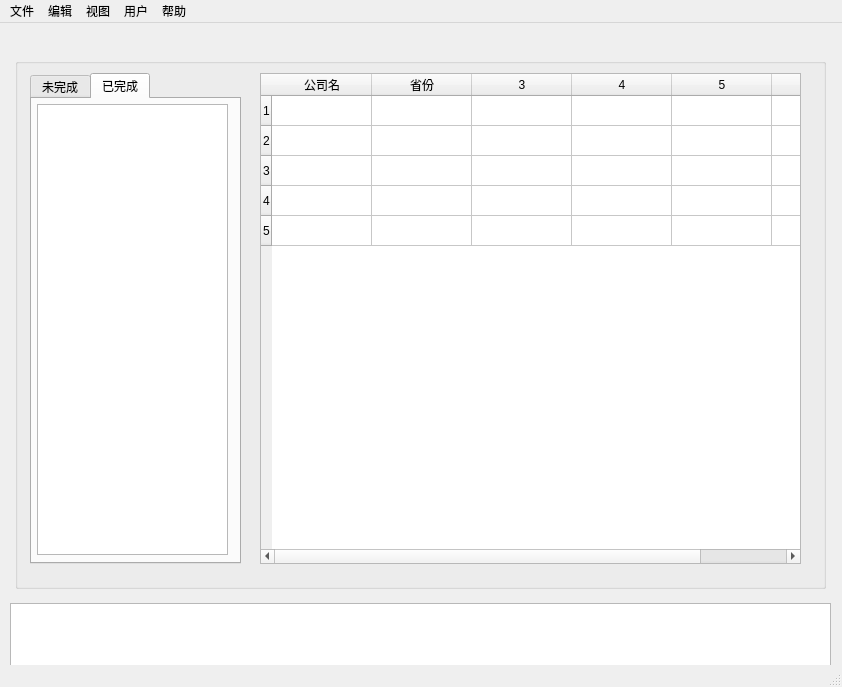
<?xml version="1.0" encoding="UTF-8"?>
<ui version="4.0">
 <class>MainWindow</class>
 <widget class="QMainWindow" name="MainWindow">
  <property name="geometry">
   <rect>
    <x>0</x>
    <y>0</y>
    <width>842</width>
    <height>687</height>
   </rect>
  </property>
  <property name="windowTitle">
   <string>QT</string>
  </property>
  <property name="iconSize">
   <size>
    <width>32</width>
    <height>32</height>
   </size>
  </property>
  <widget class="QWidget" name="centralwidget">
   <widget class="QWidget" name="horizontalLayoutWidget_4">
    <property name="geometry">
     <rect>
      <x>10</x>
      <y>30</y>
      <width>821</width>
      <height>541</height>
     </rect>
    </property>
    <layout class="QGridLayout" name="gdlyMain" rowstretch="1">
     <property name="sizeConstraint">
      <enum>QLayout::SetDefaultConstraint</enum>
     </property>
     <property name="leftMargin">
      <number>5</number>
     </property>
     <property name="topMargin">
      <number>5</number>
     </property>
     <property name="rightMargin">
      <number>5</number>
     </property>
     <property name="bottomMargin">
      <number>5</number>
     </property>
     <item row="0" column="0">
      <widget class="QGroupBox" name="groupBox">
       <property name="title">
        <string/>
       </property>
       <widget class="QWidget" name="horizontalLayoutWidget_3">
        <property name="geometry">
         <rect>
          <x>240</x>
          <y>10</y>
          <width>551</width>
          <height>501</height>
         </rect>
        </property>
        <layout class="QHBoxLayout" name="hzlyTbwResult" stretch="1">
         <property name="leftMargin">
          <number>5</number>
         </property>
         <property name="topMargin">
          <number>5</number>
         </property>
         <property name="rightMargin">
          <number>5</number>
         </property>
         <property name="bottomMargin">
          <number>5</number>
         </property>
         <item>
          <widget class="QTableWidget" name="tbwResult">
           <property name="sizePolicy">
            <sizepolicy hsizetype="Preferred" vsizetype="Preferred">
             <horstretch>0</horstretch>
             <verstretch>0</verstretch>
            </sizepolicy>
           </property>
           <property name="autoFillBackground">
            <bool>true</bool>
           </property>
           <property name="lineWidth">
            <number>2</number>
           </property>
           <property name="midLineWidth">
            <number>1</number>
           </property>
           <property name="wordWrap">
            <bool>false</bool>
           </property>
           <property name="rowCount">
            <number>5</number>
           </property>
           <property name="columnCount">
            <number>6</number>
           </property>
           <row>
            <property name="text">
             <string>1</string>
            </property>
           </row>
           <row/>
           <row/>
           <row/>
           <row/>
           <column>
            <property name="text">
             <string>公司名</string>
            </property>
           </column>
           <column>
            <property name="text">
             <string>省份</string>
            </property>
           </column>
           <column/>
           <column/>
           <column/>
           <column/>
          </widget>
         </item>
        </layout>
       </widget>
       <widget class="QWidget" name="horizontalLayoutWidget_5">
        <property name="geometry">
         <rect>
          <x>10</x>
          <y>10</y>
          <width>221</width>
          <height>501</height>
         </rect>
        </property>
        <layout class="QHBoxLayout" name="horizontalLayout">
         <property name="leftMargin">
          <number>5</number>
         </property>
         <property name="topMargin">
          <number>5</number>
         </property>
         <property name="rightMargin">
          <number>5</number>
         </property>
         <property name="bottomMargin">
          <number>5</number>
         </property>
         <item>
          <widget class="QTabWidget" name="tabTasks">
           <property name="sizePolicy">
            <sizepolicy hsizetype="Preferred" vsizetype="Preferred">
             <horstretch>0</horstretch>
             <verstretch>0</verstretch>
            </sizepolicy>
           </property>
           <property name="currentIndex">
            <number>1</number>
           </property>
           <widget class="QWidget" name="tabTaskRuning">
            <property name="statusTip">
             <string>Task is running</string>
            </property>
            <property name="autoFillBackground">
             <bool>false</bool>
            </property>
            <attribute name="title">
             <string>未完成</string>
            </attribute>
            <widget class="QWidget" name="horizontalLayoutWidget">
             <property name="geometry">
              <rect>
               <x>0</x>
               <y>0</y>
               <width>201</width>
               <height>461</height>
              </rect>
             </property>
             <layout class="QHBoxLayout" name="hzlyRunningTask">
              <property name="leftMargin">
               <number>5</number>
              </property>
              <property name="topMargin">
               <number>5</number>
              </property>
              <property name="rightMargin">
               <number>5</number>
              </property>
              <property name="bottomMargin">
               <number>5</number>
              </property>
              <item>
               <widget class="QListWidget" name="listRunningTasks"/>
              </item>
             </layout>
            </widget>
           </widget>
           <widget class="QWidget" name="tabTaskCompleted">
            <attribute name="title">
             <string>已完成</string>
            </attribute>
            <widget class="QWidget" name="horizontalLayoutWidget_2">
             <property name="geometry">
              <rect>
               <x>0</x>
               <y>0</y>
               <width>201</width>
               <height>461</height>
              </rect>
             </property>
             <layout class="QHBoxLayout" name="hzlyCompletedTask">
              <property name="sizeConstraint">
               <enum>QLayout::SetDefaultConstraint</enum>
              </property>
              <property name="leftMargin">
               <number>5</number>
              </property>
              <property name="topMargin">
               <number>5</number>
              </property>
              <property name="rightMargin">
               <number>5</number>
              </property>
              <property name="bottomMargin">
               <number>5</number>
              </property>
              <item>
               <widget class="QListView" name="listCompletedTasks"/>
              </item>
             </layout>
            </widget>
           </widget>
          </widget>
         </item>
        </layout>
       </widget>
      </widget>
     </item>
    </layout>
   </widget>
   <widget class="QWidget" name="horizontalLayoutWidget_6">
    <property name="geometry">
     <rect>
      <x>10</x>
      <y>580</y>
      <width>821</width>
      <height>75</height>
     </rect>
    </property>
    <layout class="QHBoxLayout" name="horizontalLayout_2">
     <item>
      <widget class="QListWidget" name="ltOutput"/>
     </item>
    </layout>
   </widget>
  </widget>
  <widget class="QMenuBar" name="menubar">
   <property name="geometry">
    <rect>
     <x>0</x>
     <y>0</y>
     <width>842</width>
     <height>21</height>
    </rect>
   </property>
   <widget class="QMenu" name="menuFile">
    <property name="title">
     <string>文件</string>
    </property>
    <widget class="QMenu" name="menuExport">
     <property name="title">
      <string>Export</string>
     </property>
     <addaction name="actionTo_Excel"/>
     <addaction name="actionTo_File"/>
    </widget>
    <addaction name="actionNew_Task"/>
    <addaction name="menuExport"/>
    <addaction name="actionStop"/>
    <addaction name="actionStopAll"/>
   </widget>
   <widget class="QMenu" name="menuHelp">
    <property name="title">
     <string>帮助</string>
    </property>
   </widget>
   <widget class="QMenu" name="menuUser">
    <property name="title">
     <string>用户</string>
    </property>
    <addaction name="actionRegiste"/>
    <addaction name="actionLogin"/>
    <addaction name="actionLogout"/>
   </widget>
   <widget class="QMenu" name="menuView">
    <property name="title">
     <string>视图</string>
    </property>
   </widget>
   <widget class="QMenu" name="menuEdit">
    <property name="title">
     <string>编辑</string>
    </property>
    <addaction name="actionInsert"/>
   </widget>
   <addaction name="menuFile"/>
   <addaction name="menuEdit"/>
   <addaction name="menuView"/>
   <addaction name="menuUser"/>
   <addaction name="menuHelp"/>
  </widget>
  <widget class="QStatusBar" name="statusbar"/>
  <action name="actionLogin">
   <property name="text">
    <string>Login</string>
   </property>
  </action>
  <action name="actionTo_Excel">
   <property name="text">
    <string>To Excel</string>
   </property>
  </action>
  <action name="actionNew_Task">
   <property name="text">
    <string>New Task</string>
   </property>
   <property name="shortcut">
    <string>Ctrl+N</string>
   </property>
   <property name="shortcutContext">
    <enum>Qt::ApplicationShortcut</enum>
   </property>
  </action>
  <action name="actionRegiste">
   <property name="text">
    <string>Registe</string>
   </property>
   <property name="shortcut">
    <string>Ctrl+R</string>
   </property>
  </action>
  <action name="actionLogout">
   <property name="text">
    <string>Logout</string>
   </property>
  </action>
  <action name="actionTo_File">
   <property name="text">
    <string>To File</string>
   </property>
  </action>
  <action name="actionInsert">
   <property name="text">
    <string>Insert</string>
   </property>
  </action>
  <action name="actionStop">
   <property name="text">
    <string>Stop</string>
   </property>
  </action>
  <action name="actionStopAll">
   <property name="text">
    <string>StopAll</string>
   </property>
  </action>
 </widget>
 <resources/>
 <connections>
  <connection>
   <sender>tbwResult</sender>
   <signal>cellChanged(int,int)</signal>
   <receiver>MainWindow</receiver>
   <slot>itemChanged()</slot>
   <hints>
    <hint type="sourcelabel">
     <x>530</x>
     <y>318</y>
    </hint>
    <hint type="destinationlabel">
     <x>420</x>
     <y>343</y>
    </hint>
   </hints>
  </connection>
  <connection>
   <sender>tabTasks</sender>
   <signal>tabBarClicked(int)</signal>
   <receiver>MainWindow</receiver>
   <slot>tabTasksClicked()</slot>
   <hints>
    <hint type="sourcelabel">
     <x>135</x>
     <y>316</y>
    </hint>
    <hint type="destinationlabel">
     <x>420</x>
     <y>343</y>
    </hint>
   </hints>
  </connection>
 </connections>
 <slots>
  <signal>signalNewTask()</signal>
  <slot>itemChanged()</slot>
  <slot>tabTasksClicked()</slot>
 </slots>
</ui>
